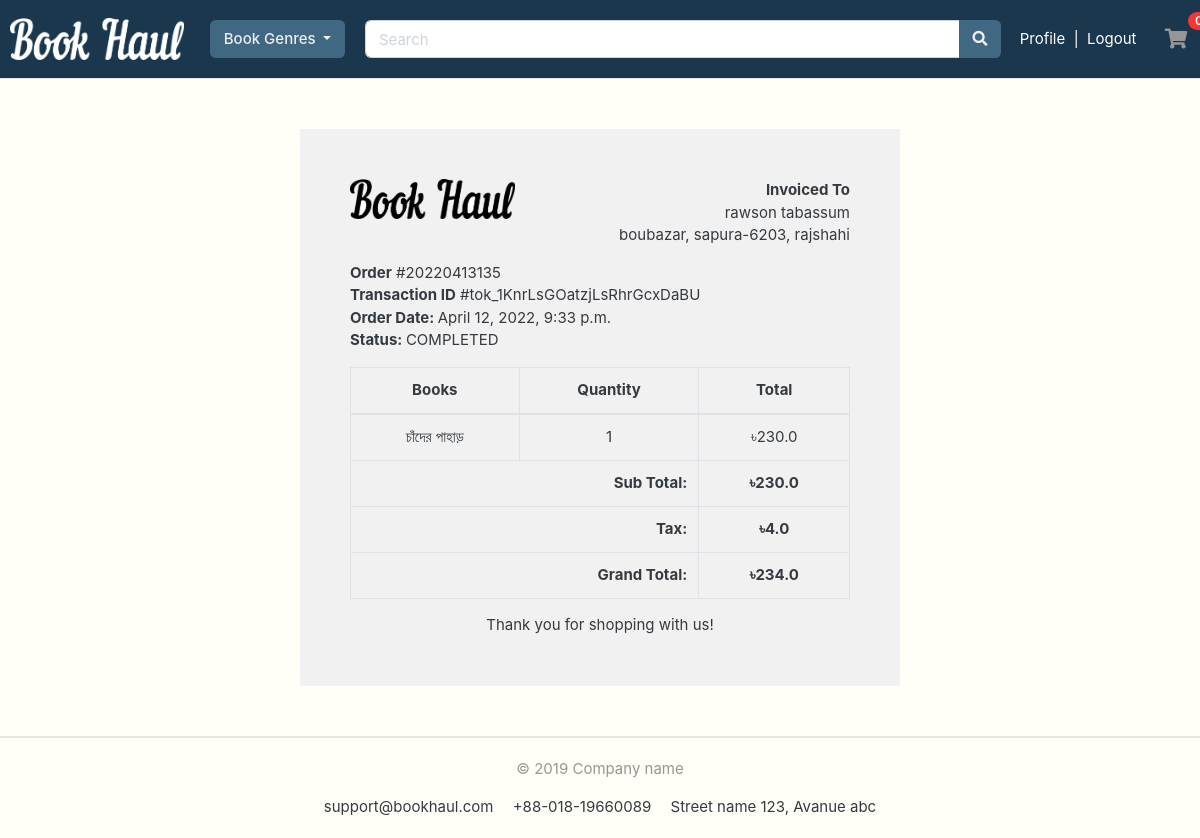
The page /accounts/order_detail/20220413135/ (signed in) on the database its author committed.
### orders/models.py (models this page shows, shortened)
class Order(models.Model):
    STATUS = (
        ('New', 'New'),
        ('Accepted', 'Accepted'),
        ('Completed', 'Completed'),
        ('Cancelled', 'Cancelled'),
    )
    SHIPPING = (
        ('Shipped', 'Shipped'),
        ('Delivered', 'Delivered'),
    )
    user = models.ForeignKey(Account, on_delete=models.SET_NULL, null=True)
    payment = models.ForeignKey(
        Payment, on_delete=models.SET_NULL, blank=True, null=True)
    order_number = models.CharField(max_length=20)
    first_name = models.CharField(max_length=50)
    last_name = models.CharField(max_length=50)
    phone = models.CharField(max_length=11)
    email = models.EmailField(max_length=50)
    city = models.CharField(max_length=20)
    postcode = models.CharField(max_length=20)
    zilla = models.CharField(max_length=20)
    division = models.CharField(max_length=20)
    order_note = models.CharField(max_length=100)
    order_total = models.FloatField()
    tax = models.FloatField()
    status = models.CharField(max_length=100, choices=STATUS, default='New')
    shipping = models.CharField(
        max_length=100, choices=SHIPPING, default='Shipped')
    ip = models.CharField(max_length=20, blank=True)
    is_ordered = models.BooleanField(default=False)
    created_at = models.DateTimeField(auto_now_add=True)
    updated_at = models.DateTimeField(auto_now=True)
    def full_name(self):
        return f'{self.first_name} {self.last_name}'
    def full_address(self):
        return f'{self.city}, {self.zilla}-{self.postcode}, {self.division}'

class Payment(models.Model):
    user = models.ForeignKey(Account, on_delete=models.CASCADE)
    payment_id = models.CharField(max_length=100)
    amount_paid = models.CharField(max_length=100)
    status = models.CharField(max_length=100)
    created_at = models.DateTimeField(auto_now_add=True)

class OrderProduct(models.Model):
    order = models.ForeignKey(Order, on_delete=models.CASCADE)
    payment = models.ForeignKey(
        Payment, on_delete=SET_NULL, blank=True, null=True)
    user = models.ForeignKey(Account, on_delete=models.CASCADE)
    product = models.ForeignKey(Product, on_delete=CASCADE)
    quantity = models.IntegerField()
    product_price = models.FloatField()
    ordered = models.BooleanField(default=False)
    created_at = models.DateTimeField(auto_now_add=True)
    updated_at = models.DateTimeField(auto_now=True)

### store/models.py (models this page shows, shortened)
class Product(models.Model):
    book_name = models.CharField(max_length=200, blank=False)
    slug = models.SlugField(max_length=200, unique=True)
    writer = models.CharField(max_length=100, blank=False)
    genre = models.ForeignKey(Category, on_delete=models.CASCADE)
    cover = models.ImageField(upload_to='photos/store', blank=True)
    price = models.IntegerField()
    stock = models.IntegerField()
    is_available = models.BooleanField(default=True)
    description = models.TextField(max_length=500)
    created_date = models.DateTimeField(auto_now_add=True)
    modified_date = models.DateTimeField(auto_now=True)

### accounts/views.py (the view)
# urls.py: path('order_detail/<int:order_id>/',
@login_required(login_url='login')
def order_detail(request, order_id):
    order = Order.objects.get(order_number=order_id)
    order_detail = OrderProduct.objects.filter(order__order_number=order_id)
    total = 0
    for i in order_detail:
        total += i.product_price * i.quantity
    context = {
        'order_detail': order_detail,
        'order': order,
        'total': total,
    }
    return render(request, 'accounts/order_detail.html', context)

### carts/context_processors.py (called while the page is built)
def counter(request):
    count = 0
    if 'admin' in request.path:
        return {}
    else:
        try:
            cart = Cart.objects.filter(cart_id = _cart_id(request))
            if request.user.is_authenticated:
                cart_items = CartItem.objects.all().filter(user =  request.user)
            else:
                cart_items = CartItem.objects.all().filter(cart = cart[:1],)
            for cartitem in cart_items:
                count += cartitem.quantity
        except Cart.DoesNotExist:
            count = 0
    return dict(cart_count = count)

### carts/views.py (called while the page is built)
def _cart_id(request):
    cart = request.session.session_key
    if not cart:
        cart = request.session.create()
    return cart

### category/context_processors.py (called while the page is built)
def menu_links(request):
    links = Category.objects.all()
    return dict(links=links)

### category/models.py (called while the page is built)
    def get_url(self):
            return reverse('products_by_category', args=[self.slug])

### templates/accounts/order_detail.html
{% extends 'base.html' %}
{% load static %}
{% block content %}
<div class="container" style="margin: 0 auto;width: 50%;padding: 50px;background: #f1f1f1;margin-top: 50px;margin-bottom: 50px;">
    <div class="row invoice row-printable">
        <div class="col-md-12">
            <div class="panel panel-default plain" id="dash_0">
                <div class="panel-body p30">
                    <div class="row">
                        <div class="col-lg-6">
                            <div class="invoice-logo mb-3"><img src="{% static './images/bk1.png' %}" alt="Invoice logo" style="max-height: 40px;"></div>
                        </div>
                        <div class="col-lg-6">
                            <div class="invoice-from">
                                <ul class="list-unstyled text-right">
                                    <li><strong>Invoiced To</strong></li>
                                    <li>{{order.full_name}}</li>
                                    <li>{{order.full_address}}</li>
                                </ul>
                            </div>
                        </div>
                        <div class="col-lg-12">
                            <div class="invoice-details mt25">
                                <div class="well">
                                    <ul class="list-unstyled mb0">
                                        <li><strong>Order</strong> #{{order.order_number}}</li>
                                        <li><strong>Transaction ID</strong> #{{order.payment.payment_id}}</li>
                                        <li><strong>Order Date: </strong>{{order.created_at}}</li>
                                        <li><strong>Status: </strong>{{order.payment.status}}</li>
                                    </ul>
                                </div>
                            </div>
                            <div class="invoice-items">
                                <div class="table-responsive" style="overflow: hidden; outline: none;" tabindex="0">
                                    <table class="table table-bordered">
                                        <thead>
                                            <tr>
                                                <th class="per70 text-center">Books</th>
                                                <th class="per5 text-center">Quantity</th>
                                                <th class="per25 text-center">Total</th>
                                            </tr>
                                        </thead>
                                        <tbody>
                                            {% for item in order_detail %}
                                            <tr>
                                                <td class="text-center">{{item.product.book_name}}</td>
                                                <td class="text-center">{{item.quantity}}</td>
                                                <td class="text-center">&#2547;{{item.product_price}}</td>
                                            </tr>
                                            {% endfor %}
                                        </tbody>
                                        <tfoot>
                                            <tr>
                                                <th colspan="2" class="text-right">Sub Total:</th>
                                                <th class="text-center">&#2547;{{total}}</th>
                                            </tr>
                                            <tr>
                                                <th colspan="2" class="text-right">Tax:</th>
                                                <th class="text-center">&#2547;{{order.tax}}</th>
                                            </tr>
                                            <tr>
                                                <th colspan="2" class="text-right">Grand Total:</th>
                                                <th class="text-center">&#2547;{{order.order_total}}</th>
                                            </tr>
                                        </tfoot>
                                    </table>
                                </div>
                            </div>
                            <div class="invoice-footer mt25">
                                <p class="text-center">Thank you for shopping with us!</p>
                            </div>
                        </div>
                    </div>
                </div>
            </div>
        </div>
    </div>
    </div>
{% endblock%}

### static/css/ui.css (style rules this page uses)
html { font-family: "Inter", sans-serif; font-size: 15px; }
p:last-child { margin-bottom: 0; }
[class*="list-"] li:after { visibility: hidden; display: block; content: ""; overflow: hidden; height: 0; clear: both; }

### rows shown on the page
Order: full_name "rawson tabassum", full_address "boubazar, sapura-6203, rajshahi", order_number "20220413135", payment.payment_id "tok_1KnrLsGOatzjLsRhrGcxDaBU", created_at "April 12, 2022, 9:33 p.m.", payment.status "COMPLETED", tax "4.0", order_total "234.0"
OrderProduct: product.book_name "চাঁদের পাহাড়", quantity "1", product_price "230.0"

### other values the page prints
{{ total }} "230.0"
